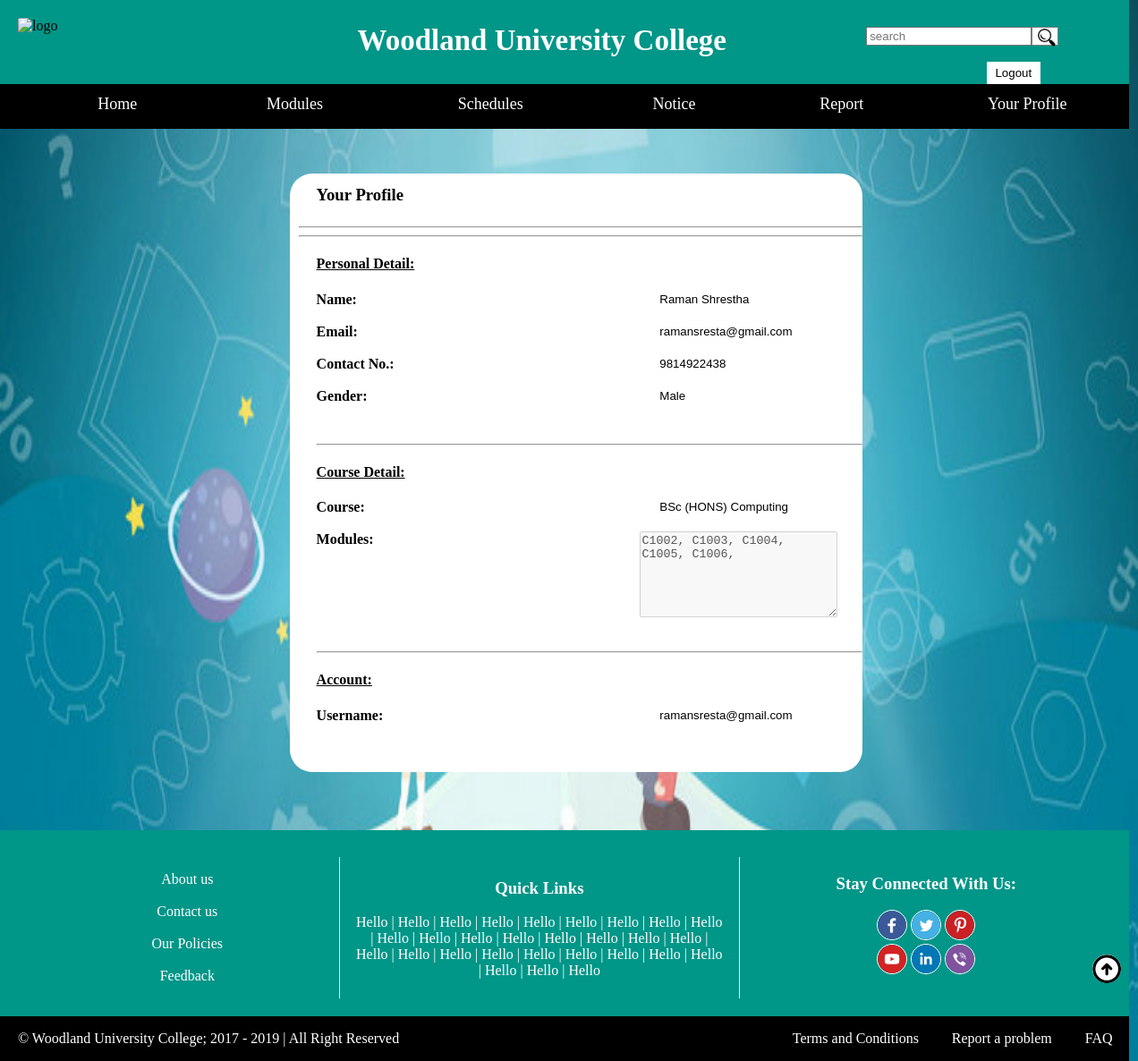
The app's page /student/profile.php (signed in) with its own data.
### tables this page shows
CREATE TABLE IF NOT EXISTS `students` (
`student_id` int(11) NOT NULL,
  `firstname` varchar(255) NOT NULL,
  `surname` varchar(255) NOT NULL,
  `email` varchar(255) NOT NULL,
  `contactNumber` varchar(255) NOT NULL,
  `gender` varchar(255) NOT NULL,
  `archive` int(11) NOT NULL,
  `course_id` int(11) NOT NULL,
  `status` varchar(255) NOT NULL,
  `assID` varchar(255) NOT NULL,
  `address` varchar(255) NOT NULL
);

CREATE TABLE IF NOT EXISTS `courses` (
`course_id` int(11) NOT NULL,
  `course_title` varchar(255) NOT NULL,
  `credit_weight` varchar(255) NOT NULL,
  `level` varchar(255) NOT NULL
);

CREATE TABLE IF NOT EXISTS `modules` (
`module_code` int(11) NOT NULL,
  `module_title` varchar(255) NOT NULL,
  `credit_weight` varchar(255) NOT NULL,
  `level` varchar(255) NOT NULL,
  `description` varchar(255) NOT NULL,
  `week` varchar(255) NOT NULL,
  `course_id` int(11) NOT NULL
);

### student/profile.php (the view, shortened to what this page needs)
<?php
	require 'header.php';
	$stdId = $_SESSION['stdId'];
	$stmt = $pdo->query("SELECT s.*, c.*, m.*
		FROM students s
		JOIN courses c
		ON s.course_id = c.course_id
		JOIN modules m
		ON c.course_id = m.course_id
		WHERE student_id =  $stdId
		AND m.level = s.status");
	$student = $stmt->fetch();
?>
<section class="profile-section">
	<div class="main-section-row3">
		<div class="main-section-row3col1">
			<h3>Your Profile</h3><hr><hr>
			<form>
				<h4><u>Personal Detail:</u></h4>
				<label>Name:</label><input disabled type="text" value=" <?php echo $student['firstname'].' '.$student['surname']; ?> "><br><br>
				<label>Email:</label><input disabled type="text" value=" <?php echo  $student['email']; ?> "><br><br>
				<label>Contact No.:</label><input disabled type="text" value=" <?php echo  $student['contactNumber']; ?> "><br><br>
				<label>Gender:</label><input disabled type="text" value=" <?php echo  $student['gender']; ?> "><br><br><br><hr>
				<h4><u>Course Detail:</u></h4>
				<label>Course:</label><input disabled type="text" value=" <?php echo  $student['course_title']; ?> "><br><br>
				<label>Modules:</label>
					<textarea rows="6" cols="25" style="margin-right: 28px; float: right;" disabled=""><?php foreach($stmt as $mod) {echo $mod['module_title'].', '; }?> </textarea><br><br><br><br><br><br><br><hr>
				<h4><u>Account:</u></h4>
				<label>Username:</label><input disabled type="text" value=" <?php echo  $student['email']; ?> "><br><br>
			</form><br><br>
		</div>
	</div>
</section>
<?php
	require 'footer.php';
?>

### css/index.css (style rules this page uses)
body { margin:0px; background-image: url(../images/background6.jpg); background-size: 100% 100%; background-attachment: fixed; background-repeat: no-repeat; width: 1262px; }
section { margin-top: -16px; display: flex; flex-direction: column; }
.main-section-row0, .main-section-row1, .main-section-row2, .main-section-row3 { display: flex; width: 90%; padding-left: 5%; }
.main-section-row0 h3, .main-section-row1 h3, .main-section-row2 h3, .main-section-row3col1 h3 { position: relative; top: -5px; left: 20px; }
.main-section-row3col1 { background-color: white; padding-left: 10px; margin: 40px 10px; border-radius: 25px; }
.profile-section { margin-left: 19%; padding: 2%; }
.profile-section form { padding-left: 20px; }
.profile-section form label { font-weight: bold; width: 150px; display: inline-block; }
.profile-section form input { background: inherit; border: none; width: 200px; }
.profile-section form input[type="text"] { background: inherit; color: black; float: right; padding-left: 230px; padding-right: 30px; }

### records on screen
students: firstname+surname "Raman Shrestha", email "ramansresta@gmail.com", contactNumber "9814922438", gender "Male", module_title "C1002, C1003, C1004, C1005, C1006,"
courses: course_title "BSc (HONS) Computing"
